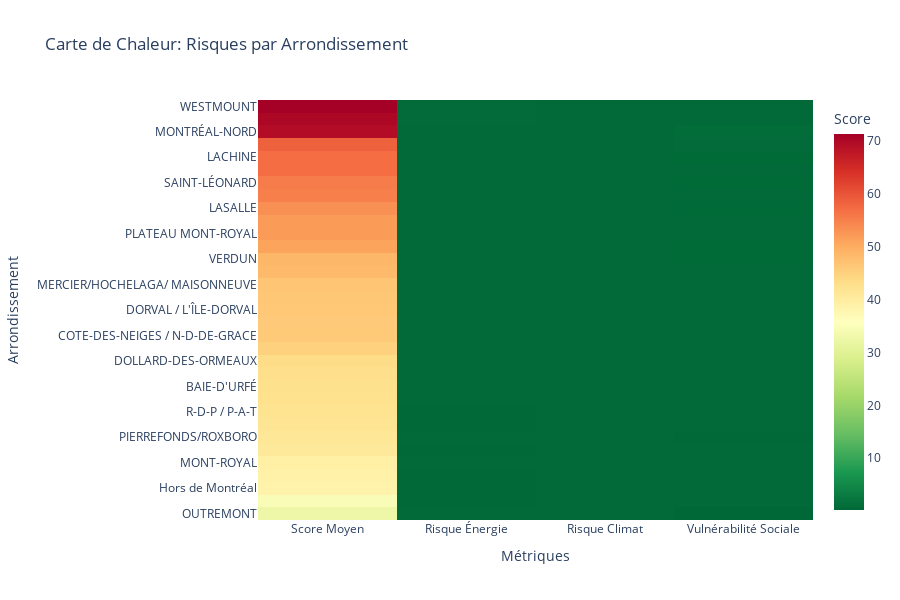

Notebook code cell kept with this figure:
### Code cell
# Heatmap
fig = px.imshow(
    borough_analysis[['Score Moyen', 'Risque Énergie', 'Risque Climat', 'Vulnérabilité Sociale']],
    labels=dict(x="Métriques", y="Arrondissement", color="Score"),
    title="Carte de Chaleur: Risques par Arrondissement",
    aspect="auto",
    color_continuous_scale="RdYlGn_r"
)

fig.update_layout(height=600)
fig.show()

### Figure 1 — Plotly figure (JSON) as saved in the notebook; plotly's stock layout.template omitted (floating-point values rounded to 4 significant figures; data arrays with more than 128 entries replaced by an {"elided": "..."} marker saying what was removed)
{"data": [{"coloraxis": "coloraxis", "hovertemplate": "Métriques: %{x}<br>Arrondissement: %{y}<br>Score: %{z}<extra></extra>", "name": "0", "type": "heatmap", "x": ["Score Moyen", "Risque Énergie", "Risque Climat", "Vulnérabilité Sociale"], "xaxis": "x", "y": ["WESTMOUNT", "MONTRÉAL-OUEST", "MONTRÉAL-NORD", "SUD-OUEST", "LACHINE", "BEACONSFIELD", "SAINT-LÉONARD", "CÔTE-ST-LUC", "LASALLE", "KIRKLAND", "PLATEAU MONT-ROYAL", "SAINT-LAURENT", "VERDUN", "SENNEVILLE", "MERCIER/HOCHELAGA/ MAISONNEUVE", "VILLERAY/ST-MICHEL/PARC-EXTENS", "DORVAL / L'ÎLE-DORVAL", "AHUNTSIC / CARTIERVILLE", "COTE-DES-NEIGES / N-D-DE-GRACE", "ANJOU", "DOLLARD-DES-ORMEAUX", "MONTRÉAL-EST", "BAIE-D'URFÉ", "VILLE-MARIE", "R-D-P / P-A-T", "ROSEMONT / PETITE-PATRIE", "PIERREFONDS/ROXBORO", "L'ÎLE-BIZARD / STE-GENEVIÈVE", "MONT-ROYAL", "POINTE-CLAIRE", "Hors de Montréal", "SAINTE-ANNE-DE-BELLEVUE", "OUTREMONT"], "yaxis": "y", "z": {"elided": "33x4 float values"}}], "layout": {"coloraxis": {"colorbar": {"title": {"text": "Score"}}, "colorscale": [[0, "rgb(0,104,55)"], [0.1, "rgb(26,152,80)"], [0.2, "rgb(102,189,99)"], [0.3, "rgb(166,217,106)"], [0.4, "rgb(217,239,139)"], [0.5, "rgb(255,255,191)"], [0.6, "rgb(254,224,139)"], [0.7, "rgb(253,174,97)"], [0.8, "rgb(244,109,67)"], [0.9, "rgb(215,48,39)"], [1, "rgb(165,0,38)"]]}, "height": 600, "title": {"text": "Carte de Chaleur: Risques par Arrondissement"}, "xaxis": {"anchor": "y", "domain": [0, 1], "title": {"text": "Métriques"}}, "yaxis": {"anchor": "x", "autorange": "reversed", "domain": [0, 1], "title": {"text": "Arrondissement"}}}}
